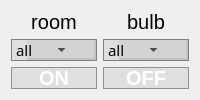
      <widget class="QWidget" name="LIGHT">
       <attribute name="title">
        <string>LIGHT</string>
       </attribute>
       <layout class="QGridLayout" name="gridLayout_17">
        <item row="0" column="0">
         <widget class="QLabel" name="label_6">
          <property name="sizePolicy">
           <sizepolicy hsizetype="Ignored" vsizetype="Ignored">
            <horstretch>0</horstretch>
            <verstretch>0</verstretch>
           </sizepolicy>
          </property>
          <property name="font">
           <font>
            <pointsize>15</pointsize>
           </font>
          </property>
          <property name="text">
           <string>room</string>
          </property>
          <property name="alignment">
           <set>Qt::AlignCenter</set>
          </property>
          <property name="wordWrap">
           <bool>false</bool>
          </property>
         </widget>
        </item>
        <item row="0" column="1">
         <widget class="QLabel" name="label_7">
          <property name="sizePolicy">
           <sizepolicy hsizetype="Ignored" vsizetype="Ignored">
            <horstretch>0</horstretch>
            <verstretch>0</verstretch>
           </sizepolicy>
          </property>
          <property name="font">
           <font>
            <pointsize>15</pointsize>
           </font>
          </property>
          <property name="text">
           <string>bulb</string>
          </property>
          <property name="textFormat">
           <enum>Qt::MarkdownText</enum>
          </property>
          <property name="alignment">
           <set>Qt::AlignCenter</set>
          </property>
         </widget>
        </item>
        <item row="1" column="0">
         <widget class="QComboBox" name="comboBox_ROOM">
          <property name="sizePolicy">
           <sizepolicy hsizetype="Ignored" vsizetype="Ignored">
            <horstretch>0</horstretch>
            <verstretch>0</verstretch>
           </sizepolicy>
          </property>
          <property name="font">
           <font>
            <family>Franklin Gothic Medium</family>
            <pointsize>-1</pointsize>
           </font>
          </property>
          <property name="styleSheet">
           <string notr="true">QComboBox {
 border-radius: 0px;
background-color: rgba(158, 158, 158,50);
 border: 1px solid #8f8f91;
	border-color:grey;
	color:black;
    font-family:  &quot;Franklin Gothic Medium&quot;;
    font-size: 15px;
}
QComboBox::drop-down {
     width:19px;
   
    margin-right:50px;
   
}
QComboBox::down-arrow {
  image: url(:/new/prefix1/files/down_arrow.png);
}
	</string>
          </property>
          <property name="iconSize">
           <size>
            <width>32</width>
            <height>32</height>
           </size>
          </property>
          <item>
           <property name="text">
            <string>all</string>
           </property>
          </item>
         </widget>
        </item>
        <item row="1" column="1">
         <widget class="QComboBox" name="comboBox_BULB">
          <property name="sizePolicy">
           <sizepolicy hsizetype="Ignored" vsizetype="Ignored">
            <horstretch>0</horstretch>
            <verstretch>0</verstretch>
           </sizepolicy>
          </property>
          <property name="font">
           <font>
            <family>Franklin Gothic Medium</family>
            <pointsize>-1</pointsize>
           </font>
          </property>
          <property name="styleSheet">
           <string notr="true">QComboBox {
 border-radius: 0px;
background-color: rgba(158, 158, 158,50);
 border: 1px solid #8f8f91;
	border-color:grey;
	color:black;
    font-family:  &quot;Franklin Gothic Medium&quot;;
    font-size:  15px;
}
QComboBox::drop-down {
     width:19px;
   
    margin-right:50px;
   
}
QComboBox::down-arrow {
  image: url(:/new/prefix1/files/down_arrow.png);
}
	</string>
          </property>
          <property name="currentText">
           <string>all</string>
          </property>
          <property name="iconSize">
           <size>
            <width>32</width>
            <height>32</height>
           </size>
          </property>
          <item>
           <property name="text">
            <string>all</string>
           </property>
          </item>
         </widget>
        </item>
        <item row="2" column="0">
         <widget class="QToolButton" name="b_light_ON">
          <property name="sizePolicy">
           <sizepolicy hsizetype="Ignored" vsizetype="Ignored">
            <horstretch>0</horstretch>
            <verstretch>0</verstretch>
           </sizepolicy>
          </property>
          <property name="styleSheet">
           <string notr="true">QToolButton {
background-color: rgba(158, 158, 158,50);
 border: 1px solid #8f8f91;
border-radius: 0px;
color:white;
 font: bold 20px;

}
QToolButton:pressed {
border:none;
}</string>
          </property>
          <property name="text">
           <string>ON</string>
          </property>
         </widget>
        </item>
        <item row="2" column="1">
         <widget class="QToolButton" name="b_light_OFF">
          <property name="sizePolicy">
           <sizepolicy hsizetype="Ignored" vsizetype="Ignored">
            <horstretch>0</horstretch>
            <verstretch>0</verstretch>
           </sizepolicy>
          </property>
          <property name="styleSheet">
           <string notr="true">QToolButton {
background-color: rgba(158, 158, 158,50);
 border: 1px solid #8f8f91;
border-radius: 0px;
color:white;
 font: bold 20px;

}
QToolButton:pressed {
border:none;
}</string>
          </property>
          <property name="text">
           <string>OFF</string>
          </property>
         </widget>
        </item>
       </layout>
      </widget>
